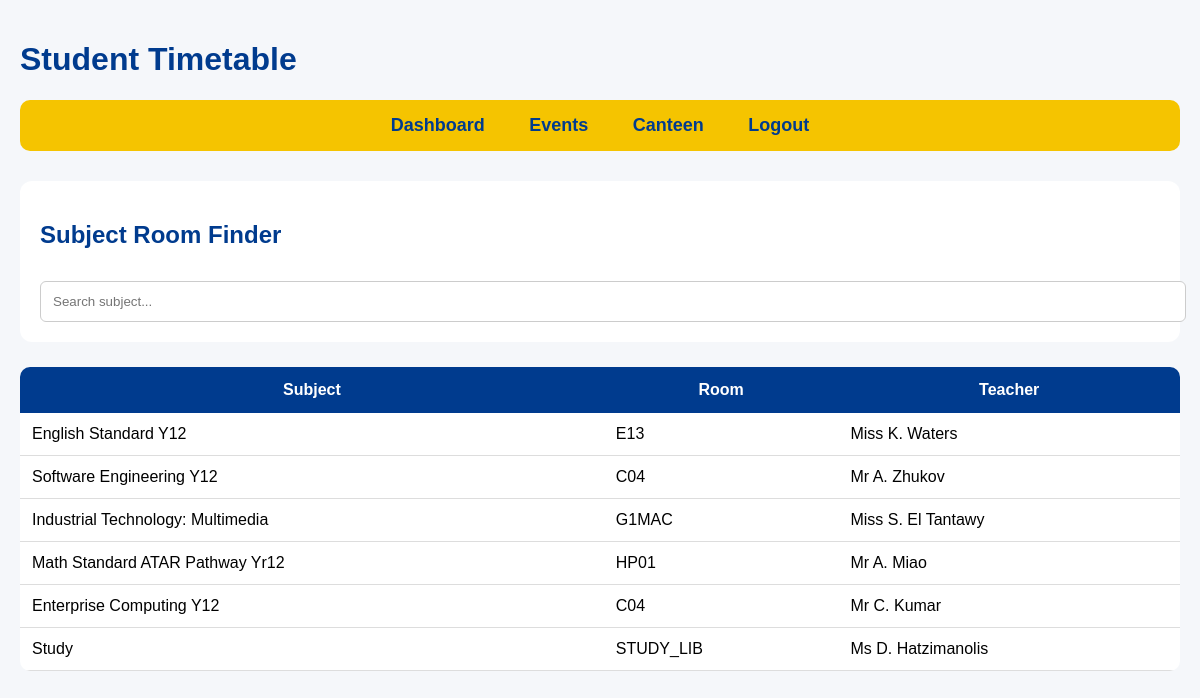
Page /timetable (signed in) on the committed database.
### school-system/app.py (models this page shows)
class Timetable(db.Model):
    id = db.Column(db.Integer, primary_key=True)
    username = db.Column(db.String(100))
    period = db.Column(db.String(10))
    subject = db.Column(db.String(100))
    room = db.Column(db.String(100))
    teacher = db.Column(db.String(100))

### school-system/app.py (the view)
@app.route("/timetable")
def timetable():
    if "user" not in session:
        return redirect(url_for("login"))
    user_timetable = Timetable.query.filter_by(
        username=session["user"]
    ).all()
    return render_template(
        "timetable.html",
        timetable=user_timetable
    )

### school-system/templates/timetable.html (shortened to what this page needs)
<!DOCTYPE html>
<html>
<head>
    <link rel="stylesheet"
    href="{{ url_for('static', filename='style.css') }}">
</head>
<body>
<h1>Student Timetable</h1>
<nav>
    <a href="/dashboard">Dashboard</a>
    <a href="/events">Events</a>
    <a href="/canteen">Canteen</a>
    <a href="/logout">Logout</a>
</nav>
<div class="search-box">
    <h2>Subject Room Finder</h2>
    <input
        type="text"
        id="subjectSearch"
        placeholder="Search subject..."
        onkeyup="searchSubject()"
    >
</div>
<table id="subjectTable">
    <tr>
        <th>Subject</th>
        <th>Room</th>
        <th>Teacher</th>
    </tr>
    {% for class_item in timetable %}
    <tr>
        <td>{{ class_item.subject }}</td>
        <td>{{ class_item.room }}</td>
        <td>{{ class_item.teacher }}</td>
    </tr>
    {% endfor %}
</table>
</body>
</html>

### school-system/static/style.css (style rules this page uses)
body { font-family: Arial, sans-serif; background-color: #f5f7fa; margin: 0; padding: 20px; }
nav { background: #f5c400; padding: 15px; border-radius: 10px; margin-bottom: 30px; text-align: center; }
nav a { color: #003b8e; text-decoration: none; font-weight: bold; margin: 0 20px; font-size: 18px; }
h1, h2 { color: #003b8e; }
table { width: 100%; border-collapse: collapse; background: white; border-radius: 10px; overflow: hidden; margin-top: 20px; }
th { background: #003b8e; color: white; padding: 14px; }
td { padding: 12px; border-bottom: 1px solid #ddd; }
input { width: 100%; padding: 12px; margin-top: 12px; border-radius: 6px; border: 1px solid #ccc; }
.search-box { background: white; padding: 20px; border-radius: 12px; margin-bottom: 25px; }
#subjectSearch { width: 100%; padding: 12px; border-radius: 6px; border: 1px solid #ccc; }

### rows in the picture
Timetable: subject "English Standard Y12", room "E13", teacher "Miss K. Waters"
Timetable: subject "Software Engineering Y12", room "C04", teacher "Mr A. Zhukov"
Timetable: subject "Industrial Technology: Multimedia", room "G1MAC", teacher "Miss S. El Tantawy"
Timetable: subject "Math Standard ATAR Pathway Yr12", room "HP01", teacher "Mr A. Miao"
Timetable: subject "Enterprise Computing Y12", room "C04", teacher "Mr C. Kumar"
Timetable: subject "Study", room "STUDY_LIB", teacher "Ms D. Hatzimanolis"
